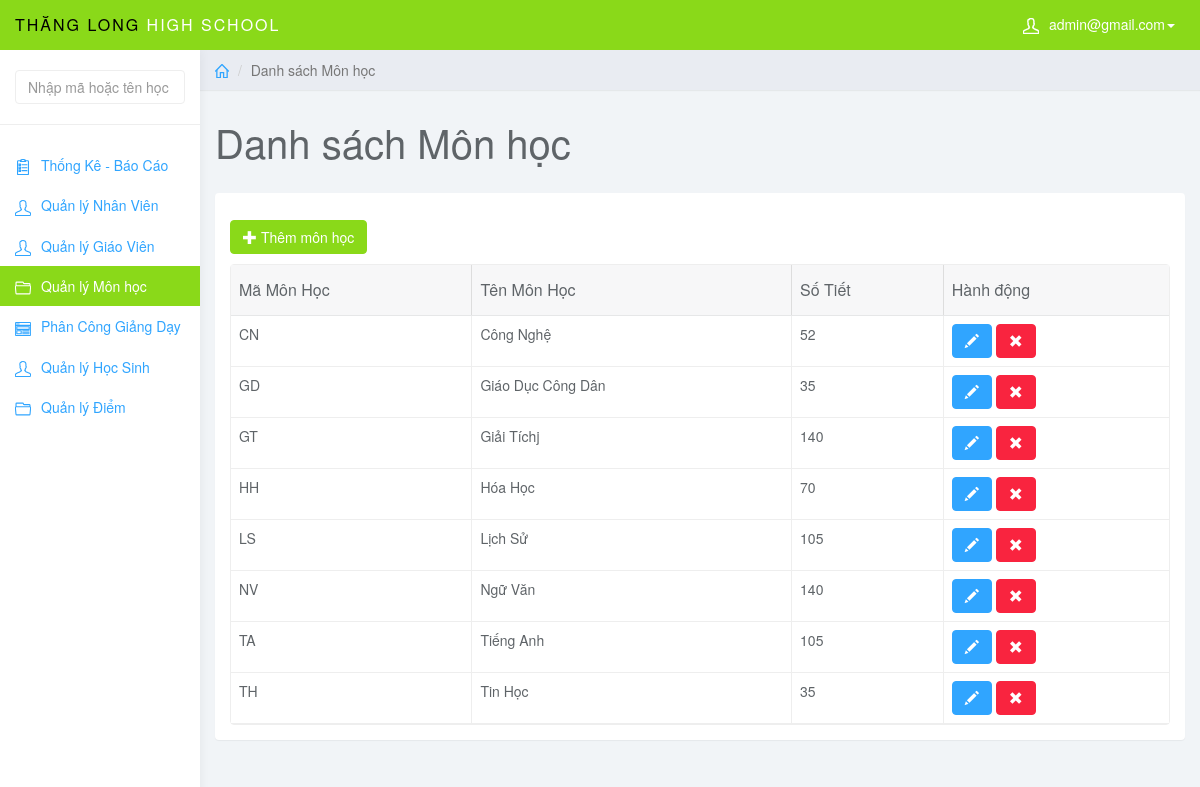
Screenshot of /admin/index.php?page=monhoc (signed in) with the database file from the repository.
### tables this page shows
CREATE TABLE `monhoc` (
  `MaMonHoc` varchar(5) NOT NULL,
  `TenMonHoc` varchar(20) NOT NULL,
  `SoTiet` int NOT NULL,
  `HeSoMonHoc` int NOT NULL,
  PRIMARY KEY (`MaMonHoc`)
);

### admin/monhoc.php (the view, shortened to what this page needs)
<?php
$sql = "SELECT * FROM monhoc";
$query = mysqli_query($conn, $sql);
?>
<div class="col-sm-9 col-sm-offset-3 col-lg-10 col-lg-offset-2 main">
    <div class="row">
        <ol class="breadcrumb">
            <li><a href="index.php"><svg class="glyph stroked home">
                        <use xlink:href="#stroked-home"></use>
                    </svg></a></li>
            <li class="active">Danh sách Môn học</li>
        </ol>
    </div>
    <div class="row">
        <div class="col-lg-12">
            <h1 class="page-header">Danh sách Môn học</h1>
        </div>
    </div>
    <div id="toolbar" class="btn-group">
        <a href="index.php?page=add_monhoc" class="btn btn-success <?php if ($_SESSION['user_level'] == 2) {
                                                                        echo 'disabled';
                                                                    } ?>">
            <i class="glyphicon glyphicon-plus"></i> Thêm môn học
        </a>
    </div>
    <div class="row">
        <div class="col-lg-12">
            <div class="panel panel-default">
                <div class="panel-body">
                    <table data-toolbar="#toolbar" data-toggle="table">
                        <thead>
                            <tr>
                                <th data-field="id" data-sortable="true">Mã Môn Học</th>
                                <th data-field="name" data-sortable="true">Tên Môn Học</th>
                                <th data-field="price" data-sortable="true">Số Tiết</th>
                                <th>Hành động</th>
                            </tr>
                        </thead>
                        <tbody>
                            <?php while ($row = mysqli_fetch_assoc($query)) {
                            ?>
                            <tr>
                                <td style=""><?php echo $row['MaMonHoc']; ?></td>
                                <td style=""><?php echo $row['TenMonHoc']; ?></td>
                                <td style=""><?php echo $row['SoTiet']; ?></td>
                                <td class="form-group">
                                    <a href="index.php?page=edit_monhoc&monhoc_id=<?php echo $row['MaMonHoc']; ?>"
                                        class="btn btn-primary"><i class="glyphicon glyphicon-pencil"></i></a>
                                    <a onclick=" return thongbao();"
                                        href="del_monhoc.php?monhoc_id=<?php echo $row['MaMonHoc']; ?>"
                                        class="btn btn-danger"><i class="glyphicon glyphicon-remove"></i></a>
                                </td>
                            </tr>
                            <?php } ?>
                        </tbody>
                    </table>
                </div>
            </div>
        </div>
    </div>
</div>

### admin/css/styles.css (style rules this page uses)
body { background: #f1f4f7; padding-top: 50px; color: #5f6468; }
a, a:hover, a:focus { color: #30a5ff; }
h1, h2, h3, h4, h5, h6 { color: #5f6468; }
h1 { font-weight: 300; font-size: 40px; }
.btn-primary, .btn-primary:hover, .btn-primary:focus, .btn-primary:active, .btn-primary.active, .open > .dropdown-toggle.btn-primary, .btn-primary.disabled, .btn-primary[disabled], fieldset[disabled] .btn-primary, .btn-primary.disabled:hover, .btn-primary[disabled]:hover, fieldset[disabled] .btn-primary:hover, .btn-primary.disabled:focus, .btn-primary[disabled]:focus, fieldset[disabled] .btn-primary:focus, .btn-primary.disabled:active, .btn-primary[disabled]:active, fieldset[disabled] .btn-primary:active, .btn-primary.disabled.active, .btn-primary[disabled].active, fieldset[disabled] .btn-primary.active { background-color: #30a5ff; border-color: #30a5ff; }
.btn-success, .btn-success:hover, .btn-success:focus, .btn-success:active, .btn-success.active, .open > .dropdown-toggle.btn-success, .btn-success.disabled, .btn-success[disabled], fieldset[disabled] .btn-success, .btn-success.disabled:hover, .btn-success[disabled]:hover, fieldset[disabled] .btn-success:hover, .btn-success.disabled:focus, .btn-success[disabled]:focus, fieldset[disabled] .btn-success:focus, .btn-success.disabled:active, .btn-success[disabled]:active, fieldset[disabled] .btn-success:active, .btn-success.disabled.active, .btn-success[disabled].active, fieldset[disabled] .btn-success.active { background-color: #8ad919; border-color: #8ad919; }
.btn-danger, .btn-danger:hover, .btn-danger:focus, .btn-danger:active, .btn-danger.active, .open > .dropdown-toggle.btn-danger, .btn-danger.disabled, .btn-danger[disabled], fieldset[disabled] .btn-danger, .btn-danger.disabled:hover, .btn-danger[disabled]:hover, fieldset[disabled] .btn-danger:hover, .btn-danger.disabled:focus, .btn-danger[disabled]:focus, fieldset[disabled] .btn-danger:focus, .btn-danger.disabled:active, .btn-danger[disabled]:active, fieldset[disabled] .btn-danger:active, .btn-danger.disabled.active, .btn-danger[disabled].active, fieldset[disabled] .btn-danger.active { background-color: #f9243f; border-color: #f9243f; }
.panel { border: 0; }
.breadcrumb { border-radius: 0; padding: 10px 15px; background: #e9ecf2; box-shadow: 0 1px 1px rgba(0, 0, 0, .05); margin: 0 ; }
h1.page-header { margin-top: 30px; border-bottom: 0; }
.table { background: #fff; }
.breadcrumb .glyph { height: 14px; width: 14px; margin: -2px 0 0 0; stroke-width: 4px; }

### rows the page displays
monhoc: MaMonHoc "CN", TenMonHoc "Công Nghệ", SoTiet "52"
monhoc: MaMonHoc "GD", TenMonHoc "Giáo Dục Công Dân", SoTiet "35"
monhoc: MaMonHoc "GT", TenMonHoc "Giải Tíchj", SoTiet "140"
monhoc: MaMonHoc "HH", TenMonHoc "Hóa Học", SoTiet "70"
monhoc: MaMonHoc "LS", TenMonHoc "Lịch Sử", SoTiet "105"
monhoc: MaMonHoc "NV", TenMonHoc "Ngữ Văn", SoTiet "140"
monhoc: MaMonHoc "TA", TenMonHoc "Tiếng Anh", SoTiet "105"
monhoc: MaMonHoc "TH", TenMonHoc "Tin Học", SoTiet "35"

### other values shown
$_SESSION['mail_user'] "admin@gmail.com"
